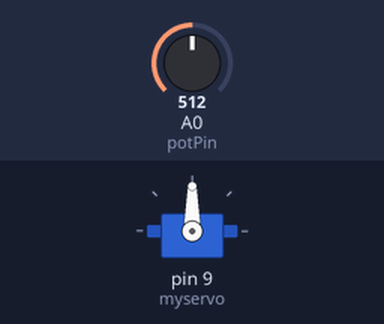
The sketch below on a simulated Arduino Uno, built with avr-gcc and run on an emulated ATmega328P. Shown: servo. Inputs (shaded band) come from the test bench; at power-on: A0 (potPin) = 512.

Above: at 1.2 s.
1.3 s: A0 (potPin) set to 716
At 2.5 s:
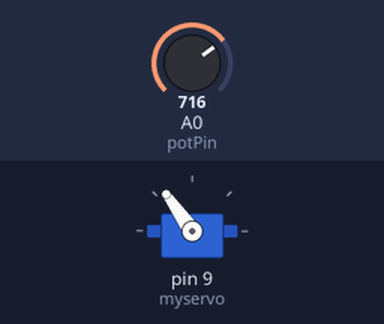
2.8 s: A0 (potPin) set to 900
At 3.3 s:
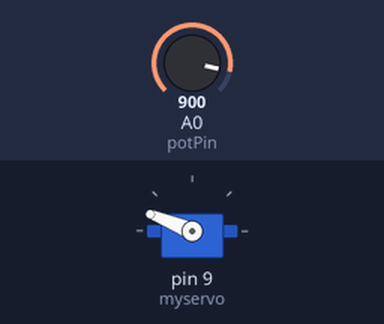
4.3 s: A0 (potPin) set to 1023
At 4.7 s:
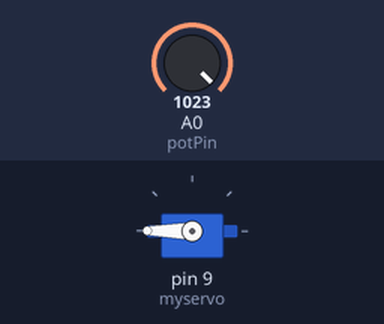
5.8 s: A0 (potPin) set to 306
At 6.8 s:
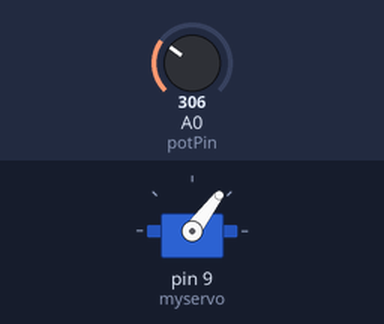
7.3 s: A0 (potPin) set to 122
At 8.2 s:
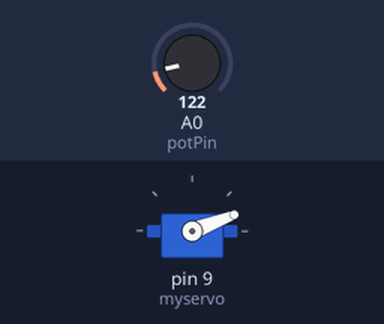
Timing chart, 0 to 9.8 s (numbered marks = the images above; inputs shaded):
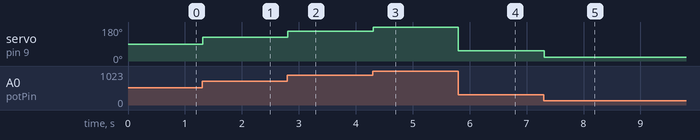

Measured:
- after the input at 1.3 s, servo on pin 9 (myservo): 90° → 125° at once
- after the input at 2.8 s, servo on pin 9 (myservo): 125° → 158° at once
- after the input at 4.3 s, servo on pin 9 (myservo): 158° → 180° at once
- after the input at 5.8 s, servo on pin 9 (myservo): 180° → 53° at once
- after the input at 7.3 s, servo on pin 9 (myservo): 53° → 21° at once

The sketch:

SERVO_MOTOR.ino
```cpp
//Alyan Gillett Arduino Projects
/* This Tinkercad involves creating a servo motor control system using an Arduino and a potentiometer.
The potentiometer allows users to manipulate the servo motor's position, enabling control over its movement and direction. */

#include <Servo.h>

Servo myservo;
int potPin = A0; // Analog input pin for the potentiometer

void setup() {
  myservo.attach(9); // Pin 9 for controlling the servo
}

void loop() {
  int potValue = analogRead(potPin);
  int servoAngle = map(potValue, 0, 1023, 0, 180); // Map potentiometer value to servo angle

  myservo.write(servoAngle); // Set the servo angle

  delay(15); // Delay for stability
}
```
